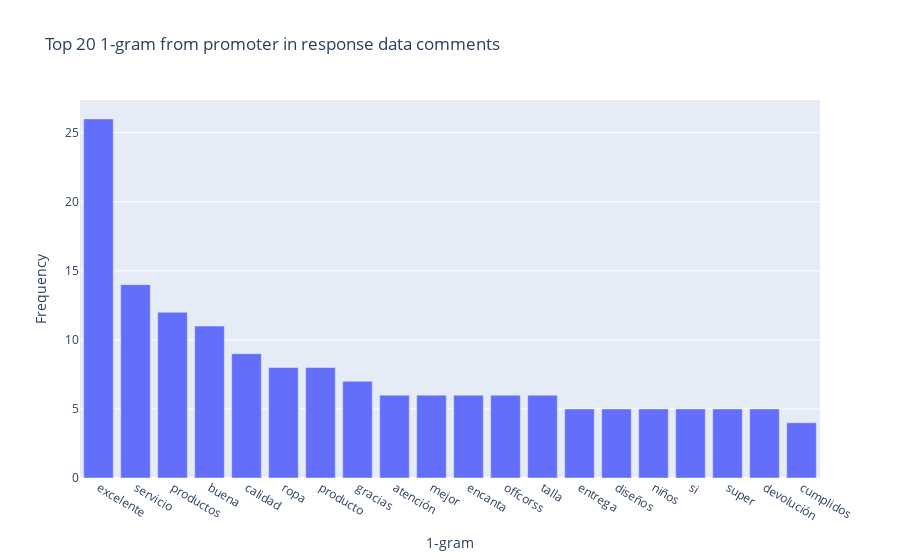
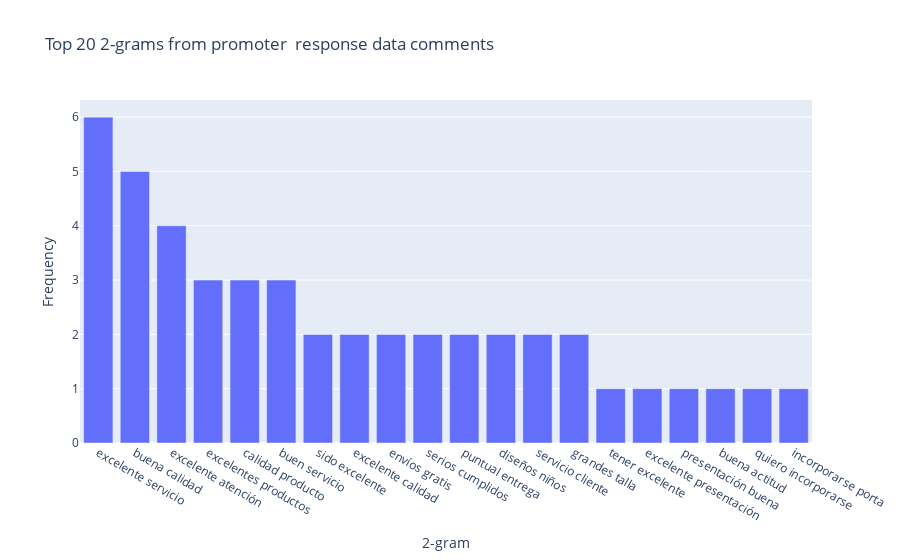

Source (notebook cell) for these figures, in order:
### Markdown cell above
<strong> Data Response promoter-passive-detractor N-grams analysis </strong>

### Code cell
# Use the get_top_n_words function from data_exploring_functions (Natesh function) to get the most frequent n-grams
# 1- gram for response promoter
common_words = get_top_n_words(responses_promoter, 20,1)
grams_df['word_respromoter_1gram'] = [tuple_word[0] for tuple_word in common_words]
grams_df['freq_respromoter_1gram'] = [tuple_word[1] for tuple_word in common_words]
fig =  px.bar(grams_df, x = 'word_respromoter_1gram', y ='freq_respromoter_1gram', title='Top 20 1-gram from promoter in response data comments', 
             labels={'freq_respromoter_1gram':'Frequency', 'word_respromoter_1gram':'1-gram'})
fig.show()

# 2- gram for response promoter
common_words = get_top_n_words(responses_promoter, 20,2)
grams_df['word_respromoter_2gram'] = [tuple_word[0] for tuple_word in common_words]
grams_df['freq_respromoter_2gram'] = [tuple_word[1] for tuple_word in common_words]
fig =  px.bar(grams_df, x = 'word_respromoter_2gram', y ='freq_respromoter_2gram', title='Top 20 2-grams from promoter  response data comments', 
             labels={'freq_respromoter_2gram':'Frequency', 'word_respromoter_2gram':'2-gram'})
fig.show()

# 3- gram for response promoter
common_words = get_top_n_words(responses_promoter, 20,3)
grams_df['word_respromoter_3gram'] = [tuple_word[0] for tuple_word in common_words]
grams_df['freq_respromoter_3gram'] = [tuple_word[1] for tuple_word in common_words]
fig =  px.bar(grams_df, x = 'word_respromoter_3gram', y ='freq_respromoter_3gram', title='Top 20 3-grams from promoter  response data comments', 
             labels={'freq_respromoter_3gram':'Frequency', 'word_respromoter_3gram':'3-gram'})
fig.show()

### Figure 1 — Plotly figure (JSON) as saved in the notebook; plotly's stock layout.template omitted (floating-point values rounded to 4 significant figures)
{"data": [{"alignmentgroup": "True", "hovertemplate": "1-gram=%{x}<br>Frequency=%{y}<extra></extra>", "legendgroup": "", "marker": {"color": "#636efa"}, "name": "", "offsetgroup": "", "orientation": "v", "showlegend": false, "textposition": "auto", "type": "bar", "x": ["excelente", "servicio", "productos", "buena", "calidad", "ropa", "producto", "gracias", "atención", "mejor", "encanta", "offcorss", "talla", "entrega", "diseños", "niños", "si", "super", "devolución", "cumplidos"], "xaxis": "x", "y": [26, 14, 12, 11, 9, 8, 8, 7, 6, 6, 6, 6, 6, 5, 5, 5, 5, 5, 5, 4], "yaxis": "y"}], "layout": {"barmode": "relative", "legend": {"tracegroupgap": 0}, "title": {"text": "Top 20 1-gram from promoter in response data comments"}, "xaxis": {"anchor": "y", "domain": [0, 1], "title": {"text": "1-gram"}}, "yaxis": {"anchor": "x", "domain": [0, 1], "title": {"text": "Frequency"}}}}

### Figure 2 — Plotly figure (JSON) as saved in the notebook; plotly's stock layout.template omitted (floating-point values rounded to 4 significant figures)
{"data": [{"alignmentgroup": "True", "hovertemplate": "2-gram=%{x}<br>Frequency=%{y}<extra></extra>", "legendgroup": "", "marker": {"color": "#636efa"}, "name": "", "offsetgroup": "", "orientation": "v", "showlegend": false, "textposition": "auto", "type": "bar", "x": ["excelente servicio", "buena calidad", "excelente atención", "excelentes productos", "calidad producto", "buen servicio", "sido excelente", "excelente calidad", "envíos gratis", "serios cumplidos", "puntual entrega", "diseños niños", "servicio cliente", "grandes talla", "tener excelente", "excelente presentación", "presentación buena", "buena actitud", "quiero incorporarse", "incorporarse porta"], "xaxis": "x", "y": [6, 5, 4, 3, 3, 3, 2, 2, 2, 2, 2, 2, 2, 2, 1, 1, 1, 1, 1, 1], "yaxis": "y"}], "layout": {"barmode": "relative", "legend": {"tracegroupgap": 0}, "title": {"text": "Top 20 2-grams from promoter  response data comments"}, "xaxis": {"anchor": "y", "domain": [0, 1], "title": {"text": "2-gram"}}, "yaxis": {"anchor": "x", "domain": [0, 1], "title": {"text": "Frequency"}}}}
